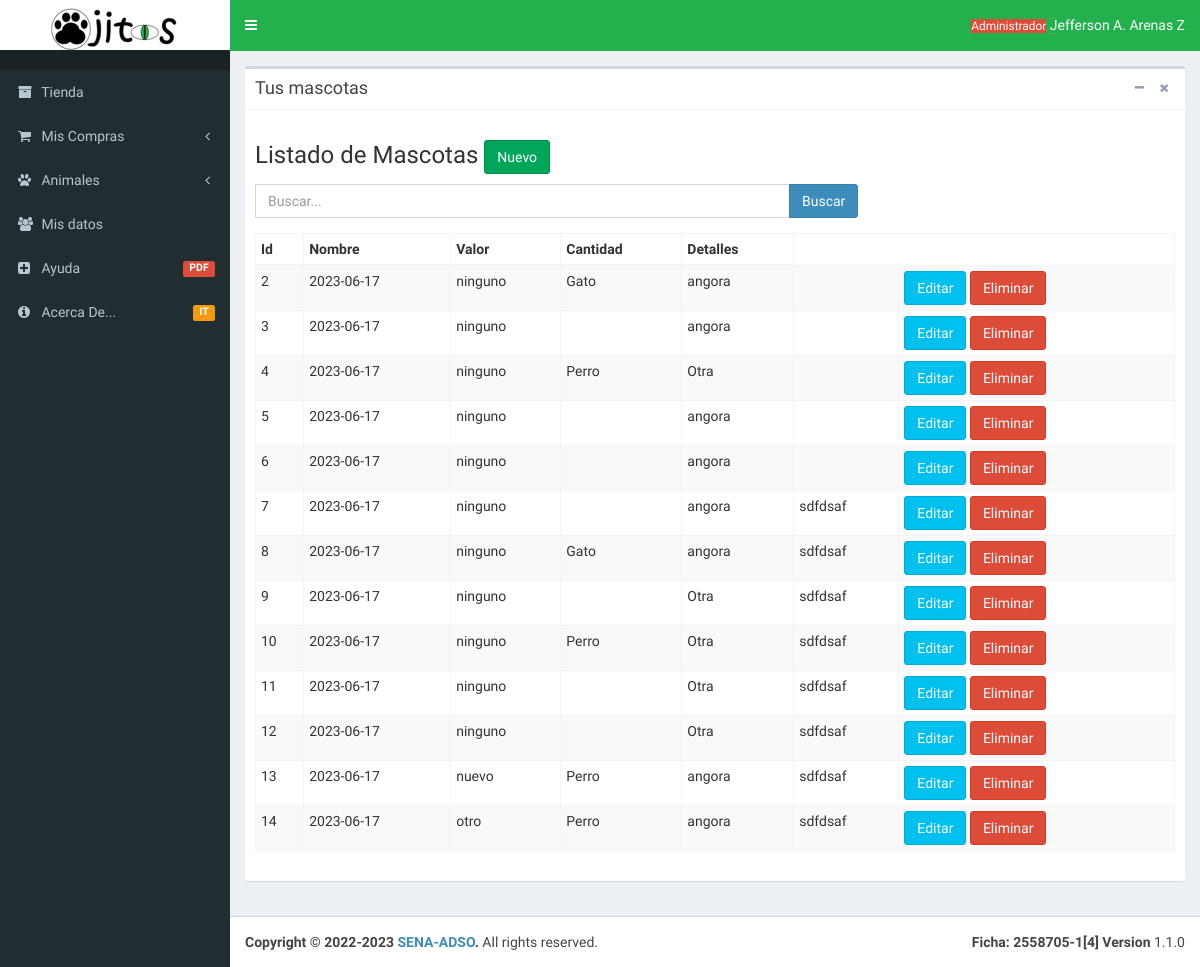
The page /Vista/html/Dashboard/Adopcion/adopcionAdmFacList.php on the database as committed earlier.
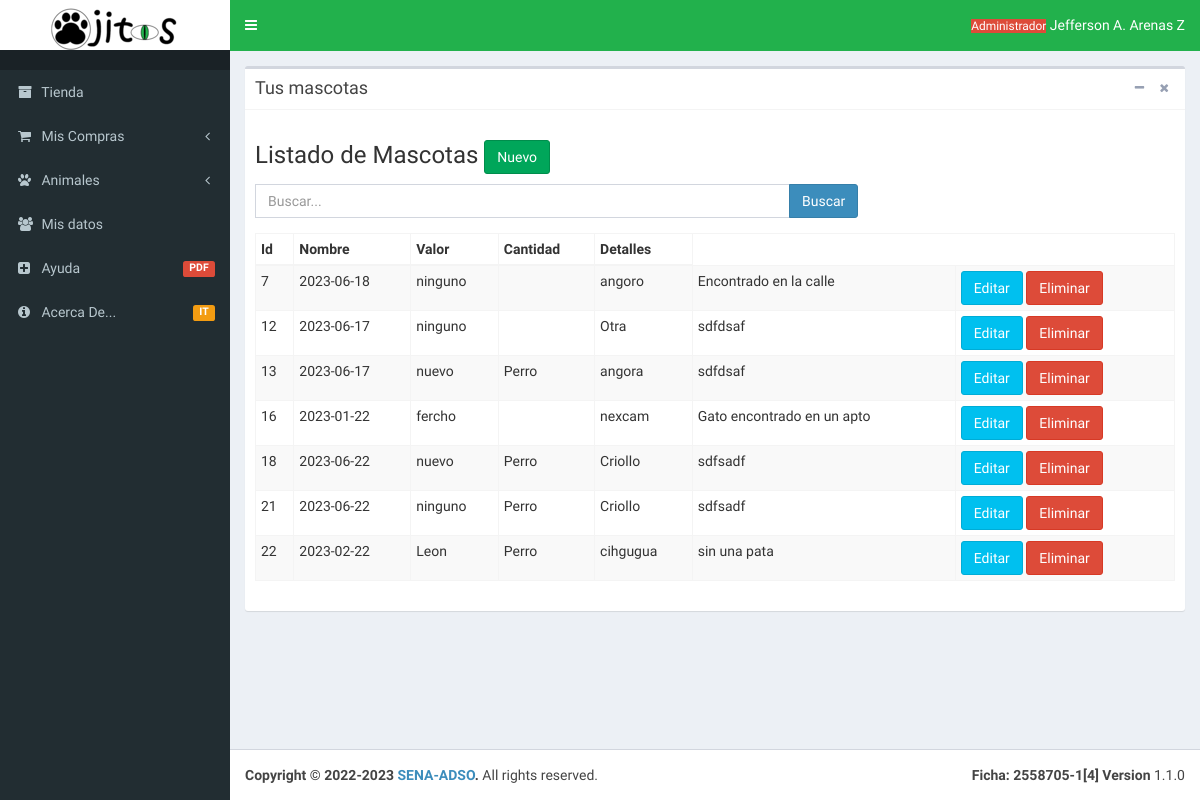
The same page on the database as committed later.
### tables this page shows
CREATE TABLE `animales_en_adopcion` (
  `idAnimaldisponible` int(11) NOT NULL AUTO_INCREMENT,
  `fechaEncuentro` date NOT NULL,
  `nombreAnimaladopocion` varchar(50) DEFAULT NULL,
  `especie_Animal` enum('Perro','Gato') NOT NULL,
  `raza` varchar(30) DEFAULT NULL,
  `observacionesAnimal` varchar(100) DEFAULT NULL,
  PRIMARY KEY (`idAnimaldisponible`)
);

### Vista/html/Dashboard/Adopcion/adopcionAdmFacList.php (the view, shortened to what the changed rows need)
<!DOCTYPE html>
<html>
<head>
  <link rel="stylesheet" href="../Layout/font-awesome-4.7.0/css/font-awesome.min.css">
  <link rel="stylesheet" href="../Layout/css/bootstrap.min.css">
  <link rel="stylesheet" href="../Layout/css/font-awesome.css">
  <link rel="stylesheet" href="../Layout/css/AdminLTE.min.css">
     <link rel="stylesheet" href="../Layout/css/_all-skins.min.css">
   </head>
   <body class="hold-transition skin-blue sidebar-mini">
    <div class="wrapper">
      <div class="content-wrapper">
        <section class="content">
          <div class="row">
            <div class="col-md-12">
              <div class="box">
                <div class="box-body">
                 <div class="row">
                  <div class="col-md-12">
                    <div class="row">
                      <div class="col-lg-12 col-md-12 col-sm-12 col-xs-12">
                        <div class="table-responsive">
                          <table class="table table-striped table-bordered table-condensed table-hover">
                            <thead>
                              <th>Id</th>
                              <th>Nombre</th>
                              <th>Valor</th>
                              <th>Cantidad</th>
                              <th>Detalles</th>
                            </thead>
                    <?php
                        $inc = include("Conexion.php");
                            if ($inc) {
                                if (isset($_POST["enviar"])) {
                                  $buscar = $_POST["textbox"];
                                  $Result = "SELECT * FROM animales_en_adopcion WHERE nombreMascota LIKE '%$buscar%'";
                                  $buscarResult= mysqli_query($conexion, $Result);
                                    while ($row = $buscarResult->fetch_array()) {
                                      $idAnimaldisponible = $row["idAnimaldisponible"];
                                      $fechaAdop = $row["fechaEncuentro"];
                                      $nombreAAdop = $row["nombreAnimaladopocion"];
                                      $especieAAdop = $row["especie_Animal"];
                                      $raza = $row["raza"];
                                      $observacionesAn = $row["observacionesAnimal"];
                                        ?>
                                        <tr>
                                            <td><?php echo $idAnimaldisponible ?>  </td>
                                            <td><?php echo $fechaAdop ?>  </td>
                                            <td><?php echo $nombreAAdop ?></td>
                                            <td><?php echo $especieAAdop ?></td>
                                            <td><?php echo $raza ?></td>
                                            <td><?php echo $observacionesAn ?></td>
                                            <td>
                                                <a href="adopadmlistadoEditar.php?id=<?php echo $row ['idAnimaldisponible'];?>"><button class="btn btn-info">Editar</button></a>
                                                <a href="adopadmlistadoEliminar.php?id=<?php echo $row ['idAnimaldisponible'];?>"><button class="btn btn-danger">Eliminar</button></a>
                                            </td>
                                        </tr>
            <?php
                                }}else{
                                  $traer = "SELECT * FROM animales_en_adopcion";
                                  $resultado = mysqli_query($conexion, $traer);
                                 if ($resultado) {
                                    while ($row = $resultado->fetch_array()) {
                                      $idAnimaldisponible = $row["idAnimaldisponible"];
                                      $fechaAdop = $row["fechaEncuentro"];
                                      $nombreAAdop = $row["nombreAnimaladopocion"];
                                      $especieAAdop = $row["especie_Animal"];
                                      $raza = $row["raza"];
                                      $observacionesAn = $row["observacionesAnimal"];
                                        ?>
                                        <tr>
                                            <td><?php echo $idAnimaldisponible ?>  </td>
                                            <td><?php echo $fechaAdop ?>  </td>
                                            <td><?php echo $nombreAAdop ?></td>
                                            <td><?php echo $especieAAdop ?></td>
                                            <td><?php echo $raza ?></td>
                                            <td><?php echo $observacionesAn ?></td>
                                            <td>
                                                <a href="adopadmlistadoEditar.php?id=<?php echo $row ['idAnimaldisponible'];?>"><button class="btn btn-info">Editar</button></a>
                                                <a href="adopadmlistadoEliminar.php?id=<?php echo $row ['idAnimaldisponible'];?>"><button class="btn btn-danger">Eliminar</button></a>
                                            </td>
                                        </tr>
            <?php
                                }}}
        ?>
                                  </table>
                                    <?php
                        }
                            ?>
                        </div>
                      </div>
                    </div>
                  </div>
                </div>
              </div>
            </div>
          </div>
        </div>
      </div>
    </div>
</body>
</html>

Rows that differ between the two databases and show on the page:
removed animales_en_adopcion: idAnimaldisponible "2", fechaEncuentro "2023-06-17", nombreAnimaladopocion "ninguno", especie_Animal "Gato", raza "angora"
removed animales_en_adopcion: idAnimaldisponible "3", fechaEncuentro "2023-06-17", nombreAnimaladopocion "ninguno", raza "angora"
removed animales_en_adopcion: idAnimaldisponible "4", fechaEncuentro "2023-06-17", nombreAnimaladopocion "ninguno", especie_Animal "Perro", raza "Otra"
removed animales_en_adopcion: idAnimaldisponible "5", fechaEncuentro "2023-06-17", nombreAnimaladopocion "ninguno", raza "angora"
removed animales_en_adopcion: idAnimaldisponible "6", fechaEncuentro "2023-06-17", nombreAnimaladopocion "ninguno", raza "angora"
removed animales_en_adopcion: idAnimaldisponible "8", fechaEncuentro "2023-06-17", nombreAnimaladopocion "ninguno", especie_Animal "Gato", raza "angora", observacionesAnimal "sdfdsaf"
removed animales_en_adopcion: idAnimaldisponible "9", fechaEncuentro "2023-06-17", nombreAnimaladopocion "ninguno", raza "Otra", observacionesAnimal "sdfdsaf"
removed animales_en_adopcion: idAnimaldisponible "10", fechaEncuentro "2023-06-17", nombreAnimaladopocion "ninguno", especie_Animal "Perro", raza "Otra", observacionesAnimal "sdfdsaf"
removed animales_en_adopcion: idAnimaldisponible "11", fechaEncuentro "2023-06-17", nombreAnimaladopocion "ninguno", raza "Otra", observacionesAnimal "sdfdsaf"
removed animales_en_adopcion: idAnimaldisponible "14", fechaEncuentro "2023-06-17", nombreAnimaladopocion "otro", especie_Animal "Perro", raza "angora", observacionesAnimal "sdfdsaf"
changed animales_en_adopcion id 7: fechaEncuentro "2023-06-17" → "2023-06-18"; raza "angora" → "angoro"; observacionesAnimal "sdfdsaf" → "Encontrado en la calle"
added animales_en_adopcion: idAnimaldisponible "16", fechaEncuentro "2023-01-22", nombreAnimaladopocion "fercho", raza "nexcam", observacionesAnimal "Gato encontrado en un apto"
added animales_en_adopcion: idAnimaldisponible "18", fechaEncuentro "2023-06-22", nombreAnimaladopocion "nuevo", especie_Animal "Perro", raza "Criollo", observacionesAnimal "sdfsadf"
added animales_en_adopcion: idAnimaldisponible "21", fechaEncuentro "2023-06-22", nombreAnimaladopocion "ninguno", especie_Animal "Perro", raza "Criollo", observacionesAnimal "sdfsadf"
added animales_en_adopcion: idAnimaldisponible "22", fechaEncuentro "2023-02-22", nombreAnimaladopocion "Leon", especie_Animal "Perro", raza "cihgugua", observacionesAnimal "sin una pata"
